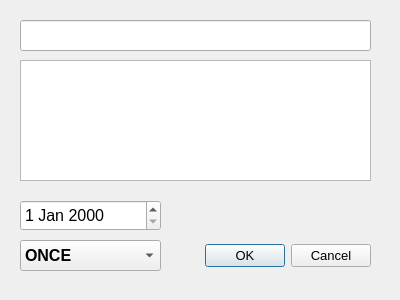
<?xml version="1.0" encoding="UTF-8"?>
<ui version="4.0">
 <class>Dialog</class>
 <widget class="QDialog" name="Dialog">
  <property name="geometry">
   <rect>
    <x>0</x>
    <y>0</y>
    <width>400</width>
    <height>300</height>
   </rect>
  </property>
  <property name="windowTitle">
   <string>Добавить задачу</string>
  </property>
  <widget class="QDialogButtonBox" name="buttonBox">
   <property name="geometry">
    <rect>
     <x>30</x>
     <y>240</y>
     <width>341</width>
     <height>32</height>
    </rect>
   </property>
   <property name="font">
    <font>
     <pointsize>10</pointsize>
    </font>
   </property>
   <property name="orientation">
    <enum>Qt::Horizontal</enum>
   </property>
   <property name="standardButtons">
    <set>QDialogButtonBox::Cancel|QDialogButtonBox::Ok</set>
   </property>
  </widget>
  <widget class="QLineEdit" name="lineEdit">
   <property name="geometry">
    <rect>
     <x>20</x>
     <y>20</y>
     <width>351</width>
     <height>31</height>
    </rect>
   </property>
   <property name="font">
    <font>
     <family>Ubuntu</family>
     <pointsize>12</pointsize>
    </font>
   </property>
  </widget>
  <widget class="QDateEdit" name="dateEdit">
   <property name="geometry">
    <rect>
     <x>20</x>
     <y>200</y>
     <width>141</width>
     <height>31</height>
    </rect>
   </property>
   <property name="font">
    <font>
     <family>Ubuntu</family>
     <pointsize>12</pointsize>
    </font>
   </property>
  </widget>
  <widget class="QComboBox" name="comboBox">
   <property name="geometry">
    <rect>
     <x>20</x>
     <y>240</y>
     <width>141</width>
     <height>31</height>
    </rect>
   </property>
   <property name="font">
    <font>
     <family>Ubuntu</family>
     <pointsize>12</pointsize>
     <weight>75</weight>
     <bold>true</bold>
    </font>
   </property>
   <item>
    <property name="text">
     <string>ONCE</string>
    </property>
   </item>
   <item>
    <property name="text">
     <string>WEEK</string>
    </property>
   </item>
   <item>
    <property name="text">
     <string>MONTH</string>
    </property>
   </item>
   <item>
    <property name="text">
     <string>PERM</string>
    </property>
   </item>
   <item>
    <property name="text">
     <string>LONG</string>
    </property>
   </item>
  </widget>
  <widget class="QTextEdit" name="textEdit">
   <property name="geometry">
    <rect>
     <x>20</x>
     <y>60</y>
     <width>351</width>
     <height>121</height>
    </rect>
   </property>
  </widget>
 </widget>
 <resources/>
 <connections>
  <connection>
   <sender>buttonBox</sender>
   <signal>accepted()</signal>
   <receiver>Dialog</receiver>
   <slot>accept()</slot>
   <hints>
    <hint type="sourcelabel">
     <x>248</x>
     <y>254</y>
    </hint>
    <hint type="destinationlabel">
     <x>157</x>
     <y>274</y>
    </hint>
   </hints>
  </connection>
  <connection>
   <sender>buttonBox</sender>
   <signal>rejected()</signal>
   <receiver>Dialog</receiver>
   <slot>reject()</slot>
   <hints>
    <hint type="sourcelabel">
     <x>316</x>
     <y>260</y>
    </hint>
    <hint type="destinationlabel">
     <x>286</x>
     <y>274</y>
    </hint>
   </hints>
  </connection>
 </connections>
</ui>
